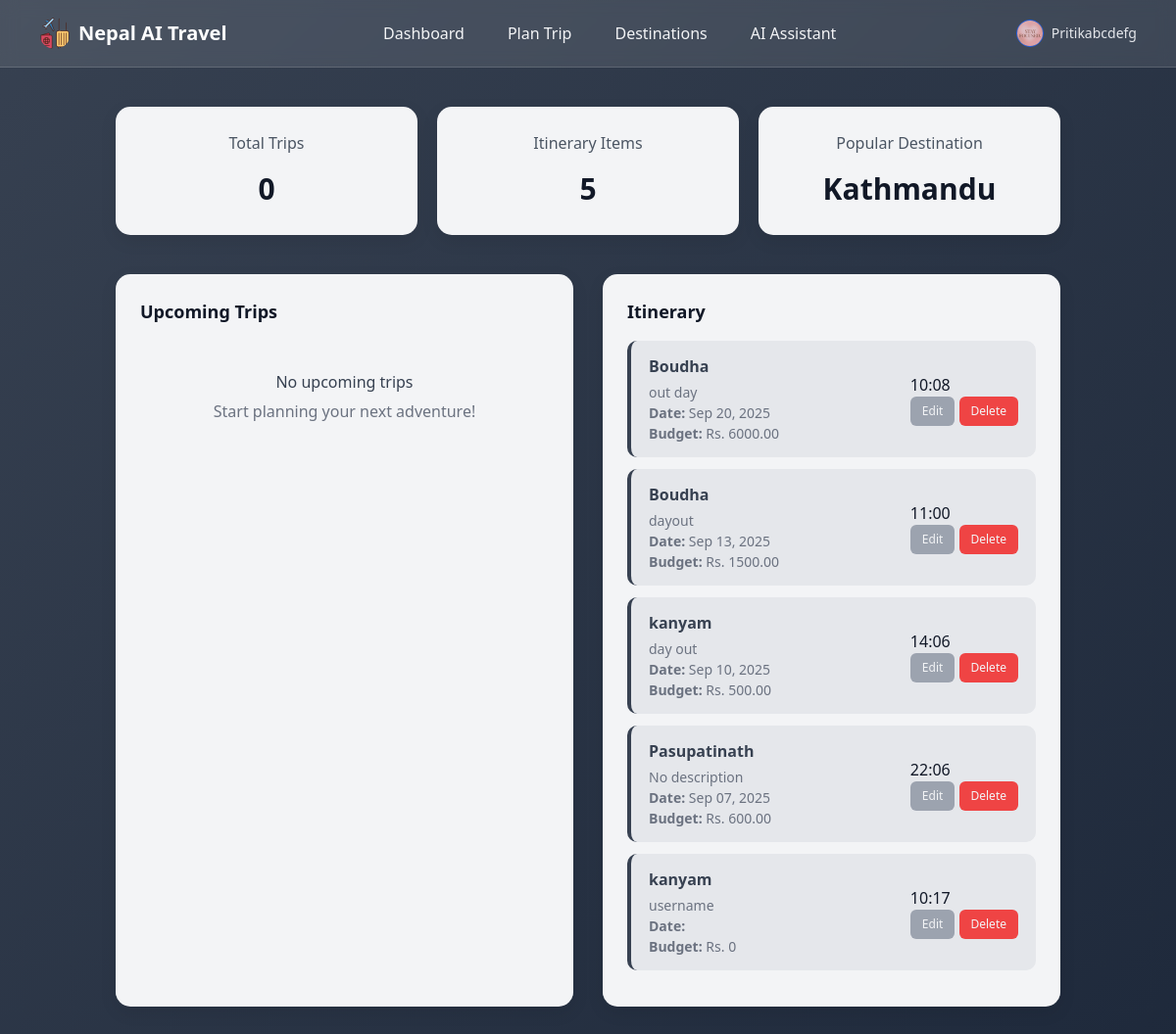
Screenshot of /core/dashboard/ (signed in) with the database file from the repository.
### core/models.py (models this page shows, shortened)
class UserProfile(models.Model):
    user = models.OneToOneField(User, on_delete=models.CASCADE)
    avatar = models.ImageField(upload_to='avatars/', default='avatars/default.png')
    bio = models.TextField(blank=True, null=True)

class ItineraryItem(models.Model):
    user = models.ForeignKey(User, on_delete=models.CASCADE)
    title = models.CharField(max_length=200)
    description = models.TextField(blank=True)
    date = models.DateField(null=True, blank=True)
    time = models.TimeField()
    budget = models.DecimalField(max_digits=10, decimal_places=2, default=0)
    created_at = models.DateTimeField(auto_now_add=True)

### core/views.py (the view)
# urls.py: path('dashboard/', views.dashboard, name='dashboard'),
@login_required
def dashboard(request):
    user = request.user
    total_trips = UserItinerary.objects.filter(user=user).count()
    total_itinerary_items = ItineraryItem.objects.filter(user=user).count()
    recent_items = ItineraryItem.objects.filter(user=user).order_by('-created_at')[:10]
    upcoming_trips = UserItinerary.objects.filter(user=user, start_date__gte=timezone.now().date()).order_by('start_date')[:5]
    popular_destinations = UserItinerary.objects.filter(user=user).values('destinations__name').annotate(count=Count('destinations')).order_by('-count')[:3]
    context = {
        'total_trips': total_trips,
        'total_itinerary_items': total_itinerary_items,
        'recent_items': recent_items,
        'upcoming_trips': upcoming_trips,
        'popular_destinations': popular_destinations,
        'user': user,
    }
    return render(request, 'dashboard.html', context)

### templates/dashboard.html (shortened to what this page needs)
{% load static %}
<!DOCTYPE html>
<html lang="en">
<head>
    <link rel="stylesheet" href="{% static 'css/dashboard.css' %}">
    <link href="https://cdn.jsdelivr.net/npm/tailwindcss@2.2.19/dist/tailwind.min.css" rel="stylesheet">
</head>
<body>
<header class="header">
    <div class="flex items-center">
        <a href="{% url 'core:index' %}" class="flex-shrink-0 flex items-center">
            <img src="media/uploads/logo.png" alt="Logo" class="h-8 w-8 rounded-full">
                <span class="ml-2 text-xl font-bold text-white">Nepal AI Travel</span>
        </a>
    </div>
    <nav class="nav">
        <a href="{% url 'core:dashboard' %}">Dashboard</a>
        <a href="{% url 'core:planner' %}">Plan Trip</a>
        <a href="{% url 'core:destinations' %}">Destinations</a>
        <a href="{% url 'core:chatbot_page' %}">AI Assistant</a>
    </nav>
    <div class="user-info flex items-center space-x-2 ml-6">
        {% if user.userprofile.avatar and user.userprofile.avatar.name %}
            <img src="{{ user.userprofile.avatar.url }}"
                 alt="Profile Picture"
                 class="w-8 h-8 rounded-full border border-blue-600 object-cover">
        {% else %}
            <div class="w-8 h-8 rounded-full bg-gray-200 flex items-center justify-center text-gray-500 text-sm">
                {{ user.username|slice:":1"|upper }}
            </div>
        {% endif %}
        <span class="text-sm text-gray-700">{{ user.first_name }}</span>
    </div>
</header>
<div class="container">
    <div class="stats-grid">
        <div class="stat-card">
            <h3>Total Trips</h3>
            <div class="stat-number">{{ total_trips|default:0 }}</div>
        </div>
        <div class="stat-card">
            <h3>Itinerary Items</h3>
            <div class="stat-number">{{ total_itinerary_items|default:0 }}</div>
        </div>
        <div class="stat-card">
            <h3>Popular Destination</h3>
            <div class="stat-location">
                {% if popular_destinations and popular_destinations.0.destinations__name %}
                    {{ popular_destinations.0.destinations__name }}
                {% else %}
                    Kathmandu
                {% endif %}
            </div>
        </div>
    </div>
    <div class="bottom-section">
        <div class="section-card">
            <h2 class="section-title">Upcoming Trips</h2>
            {% if upcoming_trips %}
                {% for trip in upcoming_trips %}
                    <div class="trip-item">
                        <div class="trip-title">{{ trip.title }}</div>
                        <div class="trip-date">{{ trip.start_date|date:"M d, Y" }} – {{ trip.end_date|date:"M d, Y" }}</div>
                    </div>
                {% endfor %}
            {% else %}
                <div class="empty-state">
                    <h3>No upcoming trips</h3>
                    <p>Start planning your next adventure!</p>
                </div>
            {% endif %}
        </div>
        <div class="section-card">
            <h2 class="section-title">Itinerary</h2>
            <div id="itinerary-list">
                {% if recent_items %}
                    {% for item in recent_items %}
                        <div class="itinerary-item" data-id="{{ item.id }}">
                            <div class="itinerary-content">
                                <div class="itinerary-title">{{ item.title }}</div>
                                <div class="itinerary-details">
                                    {{ item.description|default:"No description" }}<br>
                                    <strong>Date:</strong> {{ item.date|date:"M d, Y" }}<br>
                                    <strong>Budget:</strong> Rs. {{ item.budget|default:0 }}
                                </div>
                            </div>
                            <div class="itinerary-actions">
                                <div class="itinerary-time">{{ item.time|time:"H:i" }}</div>
                                <button class="action-btn edit-btn"
                                    onclick="editItem({{ item.id }}, '{{ item.title }}', '{{ item.description }}', '{{ item.time|time:'H:i' }}', '{{ item.date|date:'Y-m-d' }}', '{{ item.budget|default:0 }}')">
                                    Edit
                                </button>
                                <button class="action-btn delete-btn" onclick="deleteItem({{ item.id }})">Delete</button>
                            </div>
                        </div>
                    {% endfor %}
                {% else %}
                    <div class="empty-state">
                        <h3>No items in your itinerary</h3>
                        <p>Click "Add Item" to start planning your trip!</p>
                    </div>
                {% endif %}
            </div>
        </div>
    </div>
</div>
</body>
</html>
</body>
</html>

### static/css/dashboard.css (style rules this page uses)
* { margin: 0; padding: 0; box-sizing: border-box; }
body { font-family: -apple-system, BlinkMacSystemFont, 'Segoe UI', Roboto, sans-serif; background: linear-gradient(135deg, #374151 0%, #1e293b 100%); min-height: 100vh; color: #f3f4f6; }
.header { padding: 16px 40px; display: flex; justify-content: space-between; align-items: center; background: rgba(243, 244, 246, 0.1); backdrop-filter: blur(8px); border-bottom: 1px solid rgba(243, 244, 246, 0.15); }
.nav { display: flex; gap: 24px; align-items: center; }
.nav a { color: #f3f4f6; text-decoration: none; font-weight: 500; padding: 6px 10px; border-radius: 8px; transition: background 0.3s; }
.user-info img, .user-info div { width: 28px; height: 28px; border-radius: 50%; object-fit: cover; }
.user-info span { font-size: 14px; color: #e5e7eb; }
.container { padding: 40px 30px; max-width: 1200px; margin: 0 auto; }
.stats-grid { display: grid; grid-template-columns: repeat(auto-fit, minmax(250px, 1fr)); gap: 20px; margin-bottom: 40px; }
.stat-card { background: #f3f4f6; border-radius: 15px; padding: 25px; text-align: center; color: #374151; box-shadow: 0 6px 18px rgba(0,0,0,0.08); transition: transform 0.2s ease; }
.stat-card h3 { font-size: 16px; margin-bottom: 12px; color: #4b5563; }
.stat-number, .stat-location { font-size: 30px; font-weight: bold; color: #111827; }
.bottom-section { display: grid; grid-template-columns: 1fr 1fr; gap: 30px; margin-bottom: 40px; }
.section-card { background: #f3f4f6; border-radius: 15px; padding: 25px; color: #374151; box-shadow: 0 6px 18px rgba(0,0,0,0.08); }
.section-title { font-size: 18px; font-weight: bold; margin-bottom: 16px; color: #111827; }
.itinerary-item { display: flex; justify-content: space-between; align-items: center; padding: 14px 18px; margin-bottom: 12px; background: #e5e7eb; border-radius: 10px; border-left: 4px solid #374151; transition: transform 0.2s ease, background 0.2s; }
.itinerary-title { font-weight: 600; margin-bottom: 4px; }
.itinerary-details { font-size: 14px; color: #6b7280; }
.itinerary-time { color: #111827; font-weight: 500; margin-right: 10px; }
.action-btn { border: none; padding: 6px 12px; border-radius: 6px; cursor: pointer; font-size: 12px; font-weight: 500; transition: all 0.3s; }
.edit-btn { background: #9ca3af; color: #f3f4f6; }
.delete-btn { background: #ef4444; color: #f3f4f6; }
.empty-state { text-align: center; padding: 30px; color: #6b7280; }
.empty-state h3 { margin-bottom: 6px; color: #374151; }

### rows the page displays
ItineraryItem: title "Boudha", description "out day", date "Sep 20, 2025", budget "6000.00", time "10:08"
ItineraryItem: title "Boudha", description "dayout", date "Sep 13, 2025", budget "1500.00", time "11:00"
ItineraryItem: title "kanyam", description "day out", date "Sep 10, 2025", budget "500.00", time "14:06"
ItineraryItem: title "Pasupatinath", description "No description", date "Sep 07, 2025", budget "600.00", time "22:06"
ItineraryItem: title "kanyam", description "username", budget "0", time "10:17"

### other values shown
{{ user.first_name }} "Pritikabcdefg"
{{ total_trips|default:0 }} "0"
{{ total_itinerary_items|default:0 }} "5"
